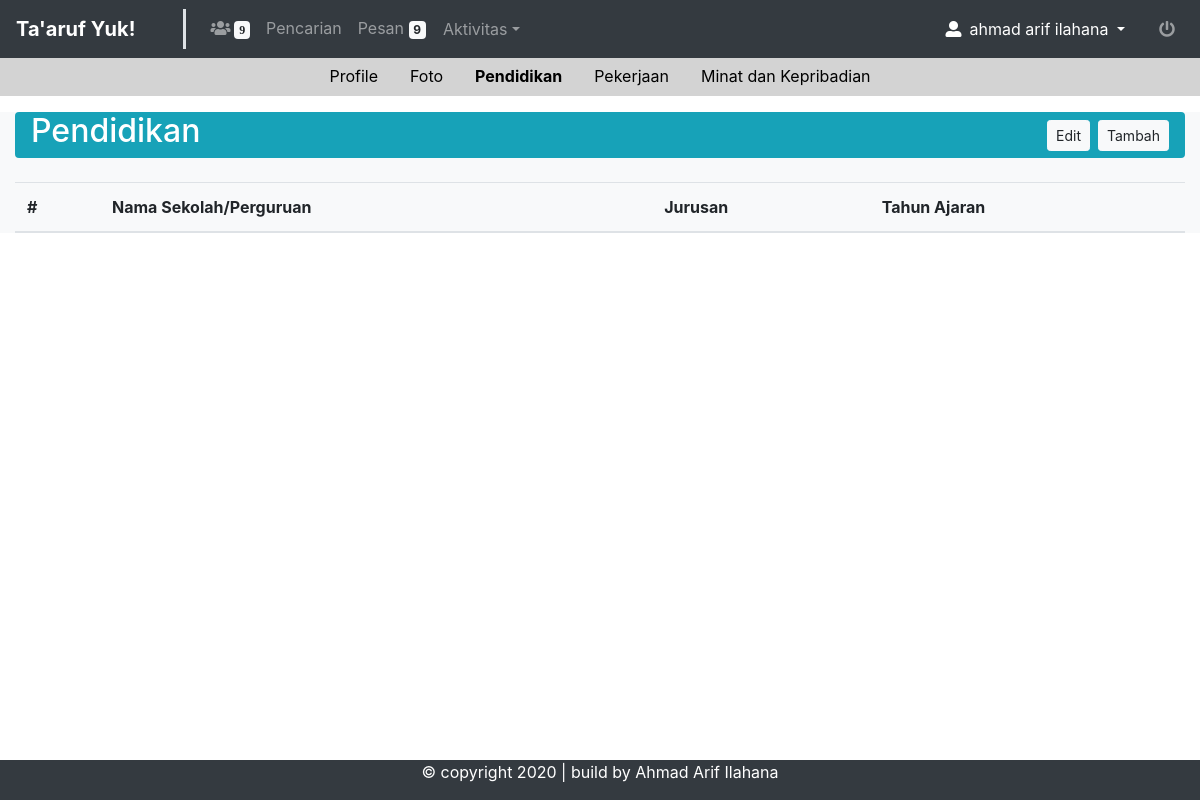
Before: /index.php?page=pendidikan&menu=true (signed in) with the older database file.
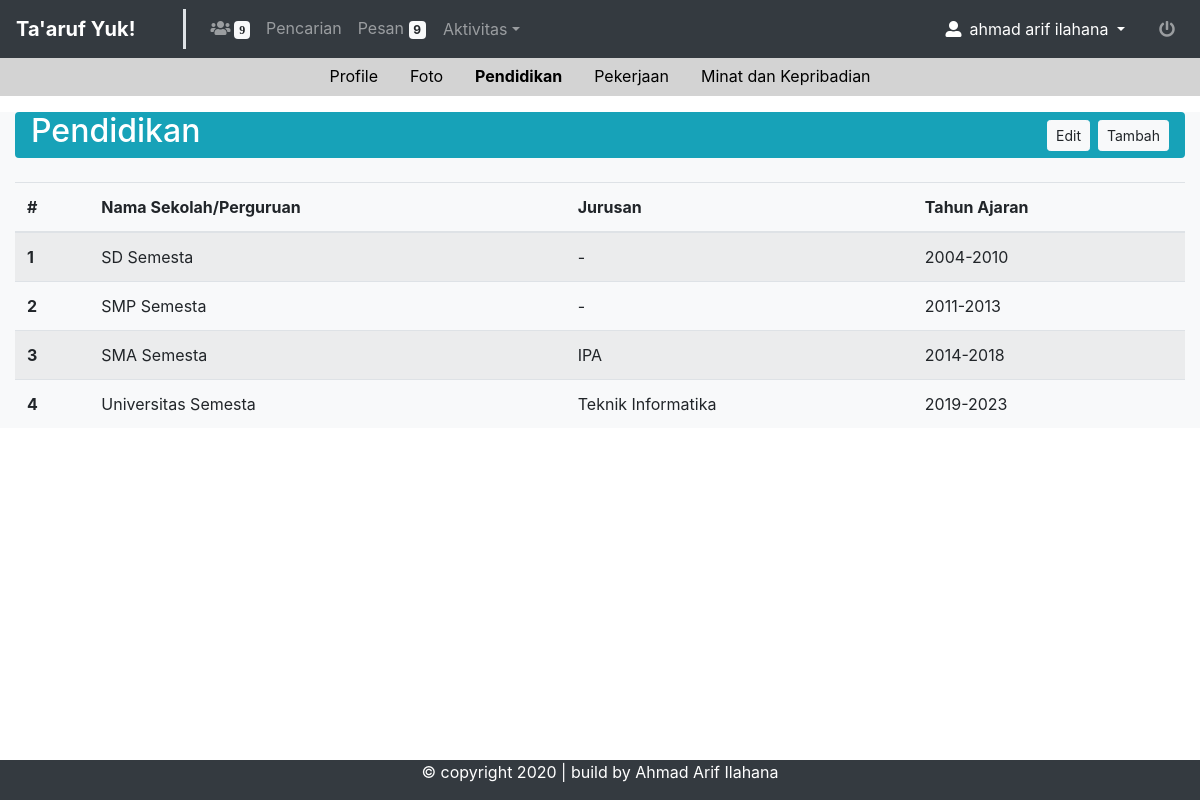
After: the same page with the newer database file.
### tables this page shows
CREATE TABLE `rw_pendidikan` (
  `id_pendidikan` int(11) NOT NULL,
  `id_user` int(11) NOT NULL,
  `nm_sekolah` varchar(40) NOT NULL,
  `jurusan` varchar(40) NOT NULL,
  `th_ajaran` varchar(20) NOT NULL
);

### database/read.php (called while the page is built, shortened)
<?php
require_once 'koneksi.php';
class Read extends Koneksi
{
    public function rPendidikan($id)
    {
        try {
            $sql = "SELECT * FROM rw_pendidikan where id_user='$id'";
            $stmt = $this->prepare($sql);
            $stmt = $this->get_array();
            return $stmt;
        } catch (PDOException $e) {
            return 'Masalah read Pendidikan: ' . $e->getMessage();
        }
    }
}

### database/koneksi.php (called while the page is built, shortened)
<?php
class Koneksi{
  public $server = "localhost";
  public $username = "root";
  public $password = "";
  public $conn;
  public $stmt;
  public function __construct()
  {
    try {
      $this->conn = new PDO("mysql:host=$this->server;dbname=db_taaruf", $this->username, $this->password);
    } catch (PDOException $e) {
      echo "Connection failed: " . $e->getMessage();
    }
  }
  public function prepare($query)
  {
    $this->stmt = $this->conn->prepare($query);
  }
  public function get_array()
  {
    $this->stmt->execute();
    return $this->stmt->fetchAll(PDO::FETCH_ASSOC);
  }
}
?>

### halaman/mPendidikan.php (the view)
<section class="container-fluid bg-light">
    <div class=" d-flex justify-content-between bg-info rounded mt-3 pr-3 pl-3">
        <h2 class="align-self-center text-white">Pendidikan</h2>
        <div class="d-flex">
            <a href="?page=editpendidikan&menu=true" class="btn btn-light btn-sm align-self-center mr-2">Edit</a>
            <a href="?page=tambahpendidikan&menu=true" class="btn btn-light btn-sm align-self-center">Tambah</a>
        </div>
    </div>
    <table class="table table-striped mt-4">
        <?php
        require_once 'database/read.php';
        $read = new Read;
        $dataR = $read->rPendidikan($_SESSION['user']['id_user']);
        ?>
        <thead>
            <tr>
                <th scope="col">#</th>
                <th scope="col">Nama Sekolah/Perguruan</th>
                <th scope="col">Jurusan</th>
                <th scope="col">Tahun Ajaran</th>
            </tr>
        </thead>
        <tbody>
            <?php
            foreach ($dataR as $key => $value) {
            ?>
                <tr>
                    <th scope="row"><?= $key + 1 ?></th>
                    <td><?= $value['nm_sekolah'] ?></td>
                    <td><?= $value['jurusan'] ?></td>
                    <td><?= $value['th_ajaran'] ?></td>
                </tr>
            <?php } ?>
        </tbody>
    </table>
</section>

Changed rows visible on the page:
added rw_pendidikan: nm_sekolah "SD Semesta", jurusan "-", th_ajaran "2004-2010"
added rw_pendidikan: nm_sekolah "SMP Semesta", jurusan "-", th_ajaran "2011-2013"
added rw_pendidikan: nm_sekolah "SMA Semesta", jurusan "IPA", th_ajaran "2014-2018"
added rw_pendidikan: nm_sekolah "Universitas Semesta", jurusan "Teknik Informatika", th_ajaran "2019-2023"
